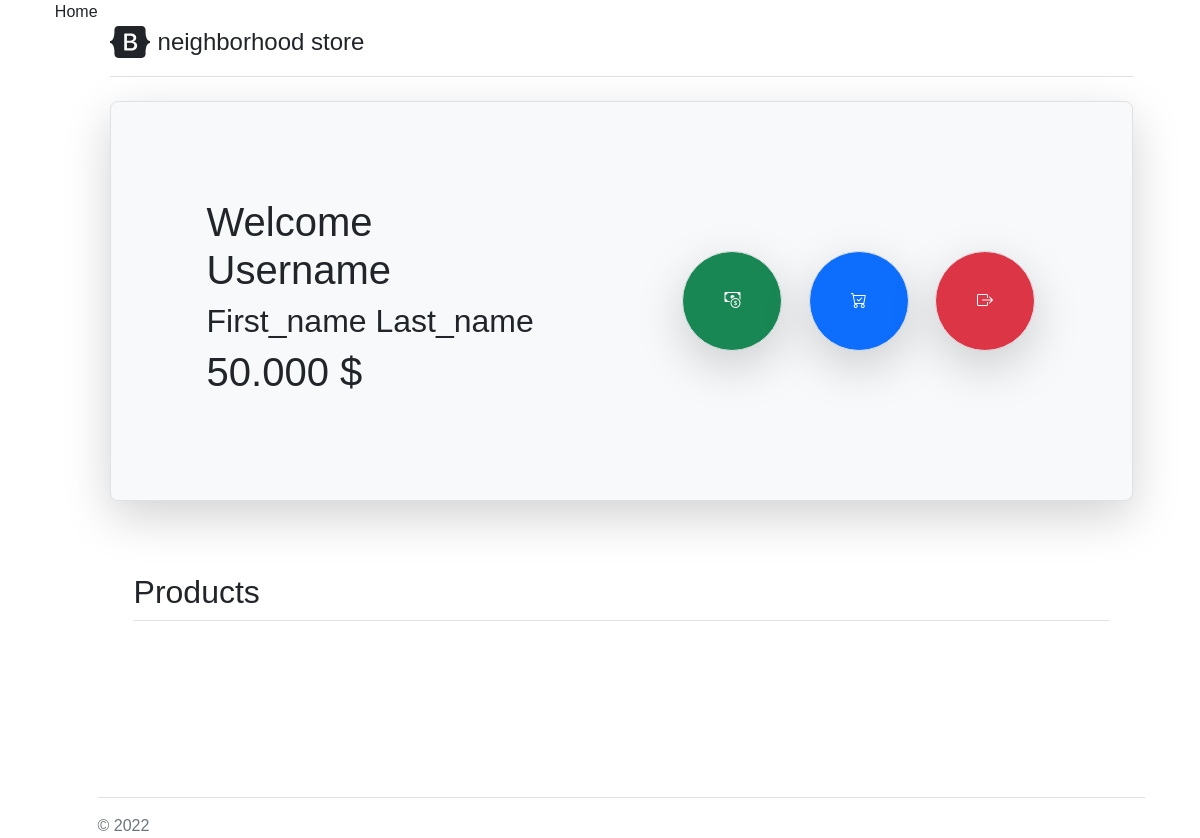
Page /sales/home/ on the earlier database version.
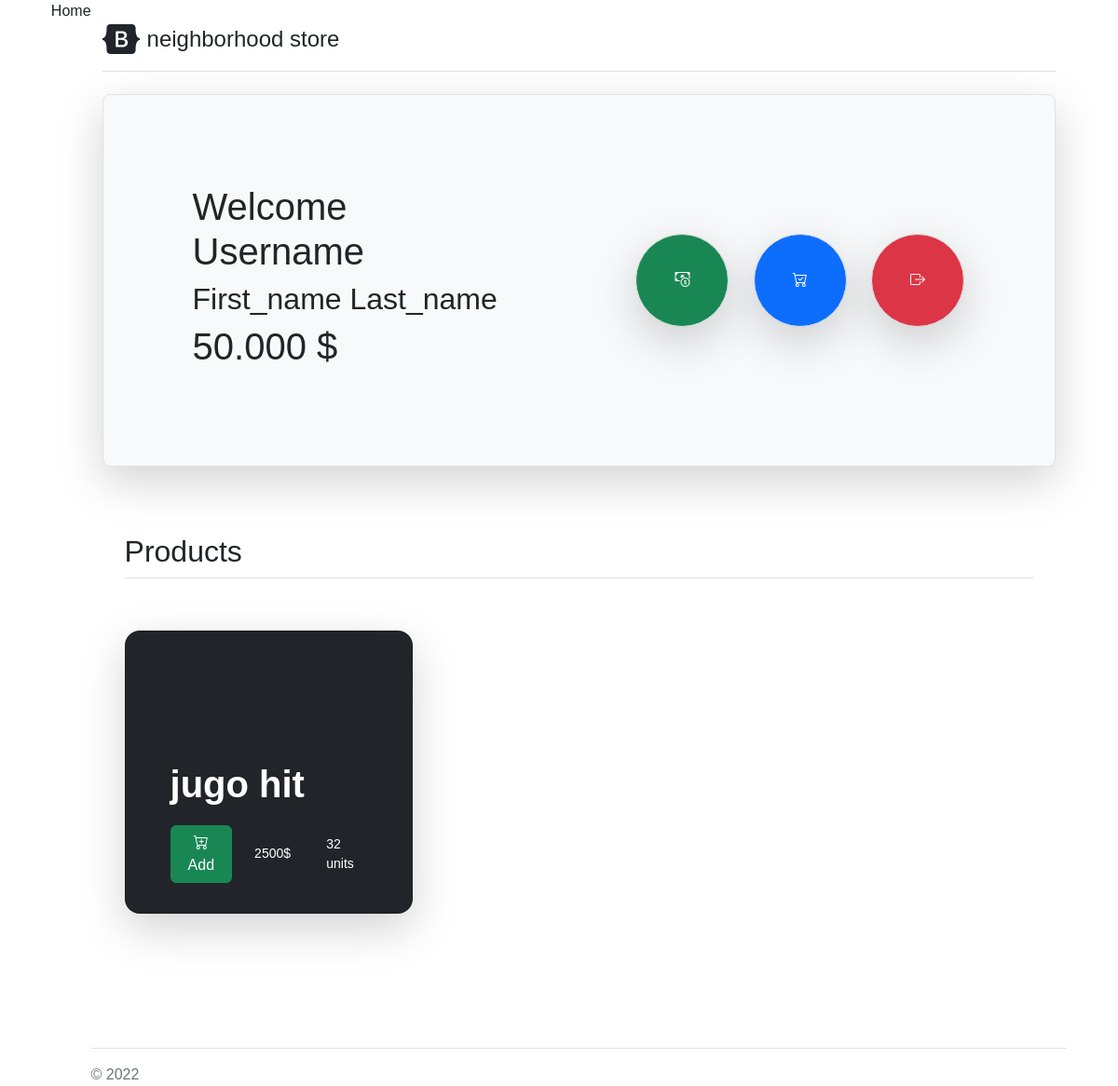
Same page on the later database version.
### sales/models.py (models this page shows, shortened)
class Product(models.Model):# tabla productos
    name = models.CharField(max_length=20)
    units_available = models.IntegerField(default=0)
    worth_unit = models.IntegerField(default=0)
    photo_product = models.ImageField(upload_to='media/images/', default="media/images/")

### sales/views.py (the view)
# urls.py: path("home/", views.home, name="home"),
def home(request, ):
    products = Product.objects.all()
    return render(request,"sales/home.html",{
        "products":products
    })

### sales/templates/sales/home.html (shortened to what this page needs)
{% load static %}
<!DOCTYPE html>
<html lang="en">
<head>
    <link href="https://cdn.jsdelivr.net/npm/bootstrap@5.2.2/dist/css/bootstrap.min.css" rel="stylesheet">
    <link rel="stylesheet" href="https://cdn.jsdelivr.net/npm/bootstrap-icons@1.9.1/font/bootstrap-icons.css">
    <link rel="stylesheet" href="{% static 'sales/style.css' %}"
    <title>Home</title>
</head>
<body>
  <main>
    <div class="container py-4">
      <header class="pb-3 mb-4 border-bottom">
        <a href="/" class="d-flex align-items-center text-dark text-decoration-none">
          <span class="fs-4">neighborhood store</span>
        </a>
      </header>
      <div class="p-5 mb-4 bg-light rounded-3 border shadow-lg">
        <div class="row align-items-md-stretch">
      <div class="col-md-6">
        <div class="h-100 p-5 bg-light rounded-3">
          <h1>Welcome Username</h1>
          <h2>First_name Last_name</h2>
          <h1>50.000 $</h1>
        </div>
      </div>
      <div class="col-md-6 ">
        <div class="h-100 p-5 bg-light rounded-3 row justify-content-center align-items-center">
          <div class="container text-center">
            <div class="row">
              <div class="col">
                <button id="btn" type="button" class="btn btn-success border shadow-lg"><i class="bi bi-cash-coin"></i></button>
              </div>
              <div class="col">
                <button id="btn" type="button" class="btn btn-primary border shadow-lg"><i class="bi bi-cart-check"></i></button>
              </div>
              <div class="col">
                <a href="{% url 'sales:logout' %}" target="_blank" rel="noopener noreferrer"><button id="btn" type="button" class="btn btn-danger border shadow-lg"><i class="bi bi-box-arrow-right"></i></button></a>
              </div>
            </div>
          </div>
        </div>
      </div>
    </div>
      </div>
      <div class="container px-4 py-5" id="custom-cards">
        <h2 class="pb-2 border-bottom">Products</h2>
        <div class="row row-cols-1 row-cols-lg-3 align-items-stretch g-4 py-5">
      {% for product in products %}
      <div class="col">
        <div class="card card-cover h-100 overflow-hidden text-bg-dark rounded-4 shadow-lg" style="background-image: url('unsplash-photo-3.jpg');">
          <div class="d-flex flex-column h-100 p-5 pb-3 text-shadow-1">
            <h3 class="pt-5 mt-5 mb-4 display-6 lh-1 fw-bold">{{product.name}}</h3>
            <ul class="d-flex list-unstyled mt-auto">
              <li class="me-auto">
                <button type="button" class="btn btn-success  "><i class="bi bi-cart-plus"></i> Add</button>
              </li>
              <li class="d-flex align-items-center me-3">
                <svg class="bi me-2" width="1em" height="1em"><use xlink:href="#geo-fill"/></svg>
                <small>{{product.worth_unit}}$</small>
              </li>
              <li class="d-flex align-items-center ">
                <svg class="bi me-2" width="1em" height="1em"><use xlink:href="#calendar3"/></svg>
                <small>{{product.units_available}} units</small>
              </li>
            </ul>
          </div>
        </div>
      </div>
      {% endfor %}
    </div>
    </div>
    </div>
      <footer class="pt-3 mt-4 text-muted border-top">
        &copy; 2022
      </footer>
  </main>
</body>
</html>

Differences in the rows shown:
added Product: name "jugo hit", worth_unit "2500", units_available "32"
